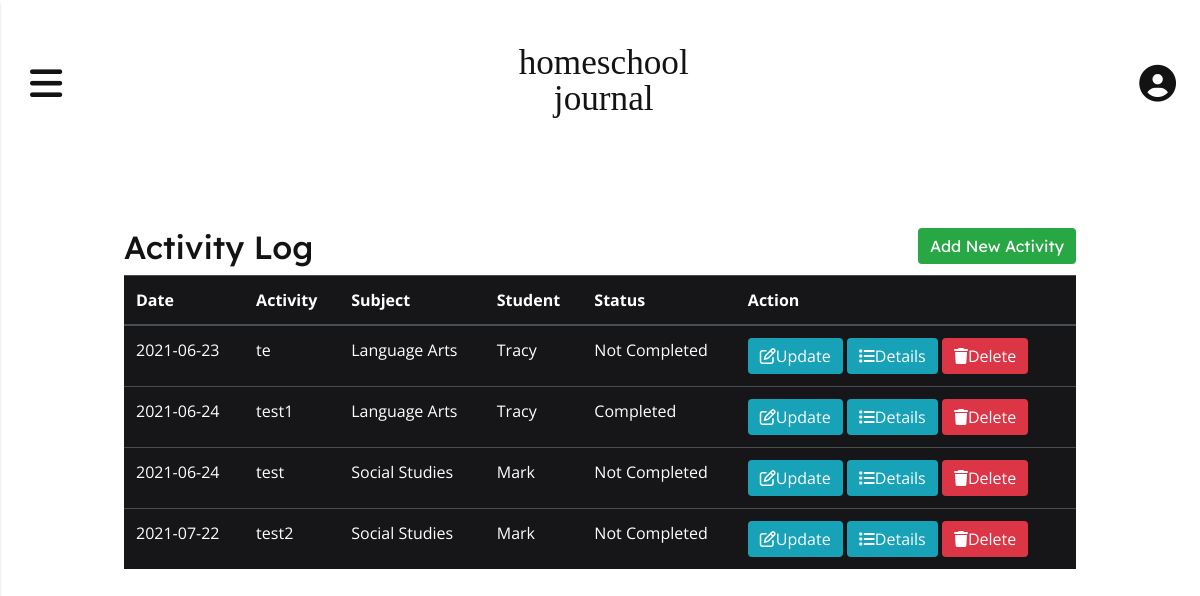
Page /log (signed in) on the earlier database version.
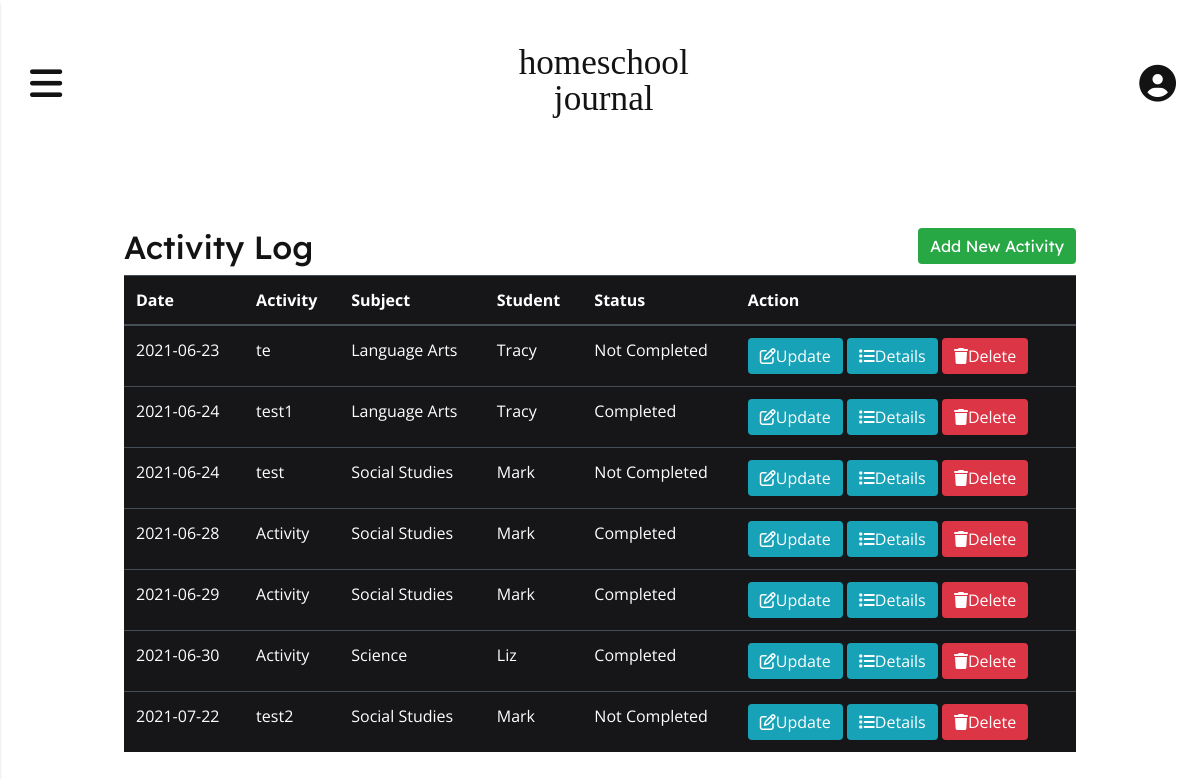
Same page on the later database version.
### app/models.py (models this page shows, shortened)
class Activity(db.Model):
    id = db.Column(db.Integer, primary_key=True)
    title = db.Column(db.String(150), index=True, nullable=False)
    user_id = db.Column(db.Integer, db.ForeignKey('user.id'), index=True)
    subject_id = db.Column(db.Integer, db.ForeignKey('subject.id'), index=True, nullable=False)
    student_id = db.Column(db.Integer, db.ForeignKey('student.id'), index=True, nullable=False)
    description = db.Column(db.Text, index=True)
    resources = db.Column(db.Text, index=True)
    activity_date = db.Column(db.String(64), index=True, nullable=False)
    notes = db.Column(db.Text, index=True)
    status = db.Column(db.String(64), index=True, nullable=False)

class Subject(db.Model):
    id = db.Column(db.Integer, primary_key=True)
    user_id = db.Column(db.Integer, db.ForeignKey('user.id'), index=True)
    subject_name = db.Column(db.String(64), index=True)
    activities = db.relationship('Activity', backref='subject', lazy='dynamic')
    def __str__(self):
        return self.subject_name

class Student(db.Model):
    id = db.Column(db.Integer, primary_key=True)
    student_name = db.Column(db.String(64), index=True)
    user_id = db.Column(db.Integer, db.ForeignKey('user.id'))
    attendance = db.relationship('Attendance', backref='student', lazy='dynamic')
    activities = db.relationship('Activity', backref='student', lazy='dynamic')
    def __str__(self):
        return self.student_name

### app/routes.py (the view)
@app.route('/log', methods = ('GET', 'POST'))
@login_required
def log():
    activities = current_user.activities.order_by(Activity.activity_date).all()
    return render_template('log.html', activities=activities)

### app/models.py (called while the page is built)
@login.user_loader
def load_user(id):
    return User.query.get(int(id))

### app/templates/log.html (shortened to what this page needs)
{% extends 'base.html' %}
{% block content %}
    <div class="activity-log-header">
        <h2>Activity Log <a href="{{ url_for('add') }}" id="add-btn" class="btn btn-success float-right">Add New Activity</a></h2>
    </div>
    <table class="table table-hover table-dark">
        <thead>
            <tr>
                <th>Date</th>
                <th>Activity</th>
                <th>Subject</th>
                <th>Student</th>
                <th>Status</th>
                <th>Action</th>
            </tr>
        </thead>
        <tbody>
            {% for activity in activities %}
            <tr>
                <td>{{ activity.activity_date }}</td>
                <td>{{ activity.title }}</td>
                <td>{{ activity.subject }}</td>
                <td>{{ activity.student }}</td>
                <td>{{ activity.status }}</td>
                <td>
                    <a href="{{ url_for('update', title=activity.title) }}" class="btn btn-info btn-xs"><i class="far fa-edit"></i>Update</a>
                    <a href="{{ url_for('details', title=activity.title) }}" class="btn btn-info btn-xs"><i class="fas fa-list"></i></i>Details</a>
                    <a href="{{ url_for('delete', id=activity.id) }}" class="btn btn-danger btn-xs" onclick="return confirm('Are you sure you want to delete?')"><i class="fas fa-trash"></i>Delete</a>
                </td>
            </tr>
            {% endfor %}
        </tbody>
    </table>
{% endblock %}

### app/templates/base.html (shortened to what this page needs)
<!DOCTYPE html>
<html lang="en">
    <head>
        <link rel="stylesheet" href="https://stackpath.bootstrapcdn.com/bootstrap/4.3.1/css/bootstrap.min.css">
        <link rel="stylesheet" href="{{ url_for('static', filename='style.css') }}">
        <link rel="stylesheet" href="https://unpkg.com/bootstrap-table@1.18.2/dist/bootstrap-table.min.css">
    </head>
    <body>
      <div class="container-main">
        <header class="header-main">
          <nav class="navbar-custom">
            <button class="navbar-icon navbar-toggle" id="navbarOpen" type="button" aria-controls="navbarPanel" aria-expanded="false" aria-label="Toggle navigation">
              <i class="fas fa-bars"></i>
            </button>
            <h1 class="navbar-logo"><a class="navbar-logo-text" href="{{ url_for('index') }}">homeschool </br>journal</a></h1>
            <a href="{{ url_for ('profile') }}" class="navbar-icon navbar-profile">
              <i class="fas fa-user-circle"></i>
            </a>
          </nav>
        </header>
        <div class ="container">
            {% block content %} {% endblock %}
        </div>
      </div>
    </body>
</html>

### app/static/style.css (style rules this page uses)
:root { --black: #131313; --white: #FFFFFF; --bg-light: #EBF6F2; --bg-navbar: #DEDBFE; --bg-dark: #167973; --bg-activity-display: hsla(245, 100%, 95%, 0.9); --content-bg-light: #D7ECE5; --attendance-bg:#FBE6CC; --link-color: #6354F7; --link-hover-color: #872CA7; --highlight-color: #6354F7; --btn-bright: #FE6146; --btn-bright-hover: #C84832; --btn-activity-display: hsla(246, 91%, 65%, 1); --btn-activity-display-hover: hsla(246, 91%, 55%, 1); --btn-bg-color-light: #C7C4E3; --btn-edit: hsla(33, 85%, 89%, 1); --btn-details: hsla(220, 78%, 89%, 1); --btn-delete: hsla(3, 56%, 49%, 0.3); --btn-edit-hover: hsla(33, 85%, 79%, 1); --btn-details-hover: hsla(220, 78%, 79%, 1); --btn-delete-hover: hsla(3, 66%, 42%, 0.4); --alert-color: rgba(196, 61, 55, 0.3); --header-icon-hover-color: #872CA7; --border-light: #D7DADD; }
*, *:before, *:after { box-sizing: border-box; }
body { margin: 0; padding: 0; background-color: var(--white); color: #131313; font-family: 'Open Sans', sans-serif; font-weight: 400; }
a { text-decoration:none; color: var(--link-color); cursor: pointer; }
h1, h2, h3, h4 { font-family: "Lexend Deca", serif; }
.container { width: 100%; max-width: 1000px; margin: 0 auto; padding: 2em 1.5em; }
.btn { border: unset; cursor: pointer; }
.header-main { position: relative; }
.navbar-custom { padding: 2.7em 1.5em; display: flex; justify-content: space-between; align-items: center; }
.navbar-logo { text-align: center; line-height: 0.8em; }
.navbar-logo-text { font-family: 'Zilla Slab', serif; font-size: 2.2rem; color: #131313; }
.navbar-icon { background: #131313; color: #131313; border: unset; background: unset; font-size: 2.3rem; }
.activity-log-header { padding-top: 30px; }
.table-dark { background-color: #161619; color: #FFFFFF; }

Differences in the rows shown:
added Activity: activity_date "2021-06-28", title "Activity", subject "Social Studies", student "Mark", status "Completed"
added Activity: activity_date "2021-06-29", title "Activity", subject "Social Studies", student "Mark", status "Completed"
added Activity: activity_date "2021-06-30", title "Activity", subject "Science", student "Liz", status "Completed"
